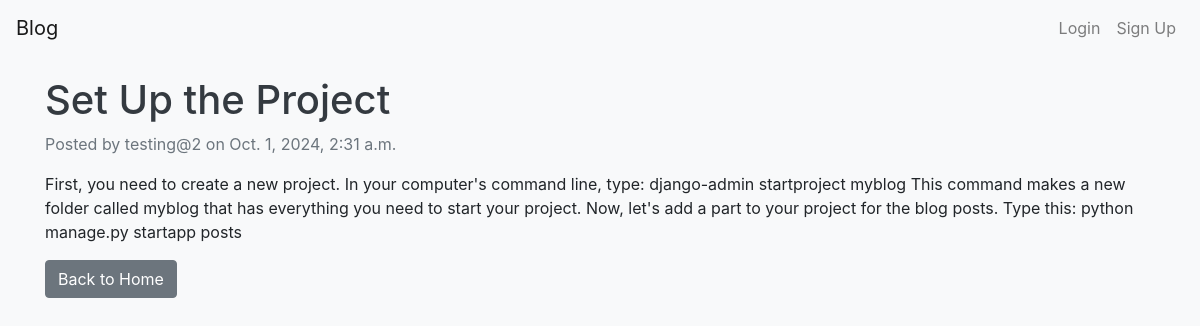
/post/5/, run on the app's committed database.
### blog/models.py (models this page shows, shortened)
class Post(models.Model):
    title = models.CharField(max_length=200)
    content = models.TextField()
    author = models.ForeignKey(User, on_delete=models.CASCADE)
    created_at = models.DateTimeField(default=timezone.now)
    updated_at = models.DateTimeField(auto_now=True)

### blog/views.py (the view)
# urls.py: path('post/<int:post_id>/', views.post_detail, name='post_detail'),
def post_detail(request, post_id):
    post = get_object_or_404(Post, pk=post_id)
    return render(request, 'blog/post_detail.html', {'post': post})

### templates/blog/post_detail.html (shortened to what this page needs)
{% extends 'base.html' %}
{% block content %}
<h1>{{ post.title }}</h1>
<p class="text-muted">Posted by {{ post.author }} on {{ post.created_at }}</p>
<p>{{ post.content }}</p>
<a href="{% url 'home' %}" class="btn btn-secondary">Back to Home</a>
{% endblock %}

### static/css/style.css (style rules this page uses)
body { background-color: #f8f9fa; }
h1, h2 { color: #343a40; }

### data on the page
Post: title "Set Up the Project", author "testing@2", created_at "Oct. 1, 2024, 2:31 a.m.", content "First, you need to create a new project. In your computer's command line, type: django-admin startproject myblog This command makes a new folder called myblog that has everything you need to start your project. Now, let's add a part to your project for the blog posts. Type this: python manage.py startapp posts"
